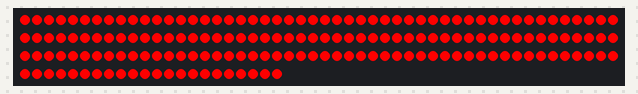
Simulated run of this sketch. Board: Arduino Uno, built with avr-gcc and run on an emulated ATmega328P. On the bench: 172 RGB LEDs in strip order, left to right, continuing on the next row.

Above: at 1.2 s.

The sketch:

ledstrip.ino
```cpp
#include <FastLED.h>

#define LED_PIN 6
#define NUM_LEDS 172
#define LED_TYPE WS2811
#define COLOR_ORDER GRB

CRGB leds[NUM_LEDS];

void setup() {
  FastLED.addLeds<LED_TYPE, LED_PIN, COLOR_ORDER>(leds, NUM_LEDS);
  for(int i = 0; i < NUM_LEDS; i++){
    leds[i] = CRGB::Red;
    FastLED.show();
  }
}

void loop() {

}
```
